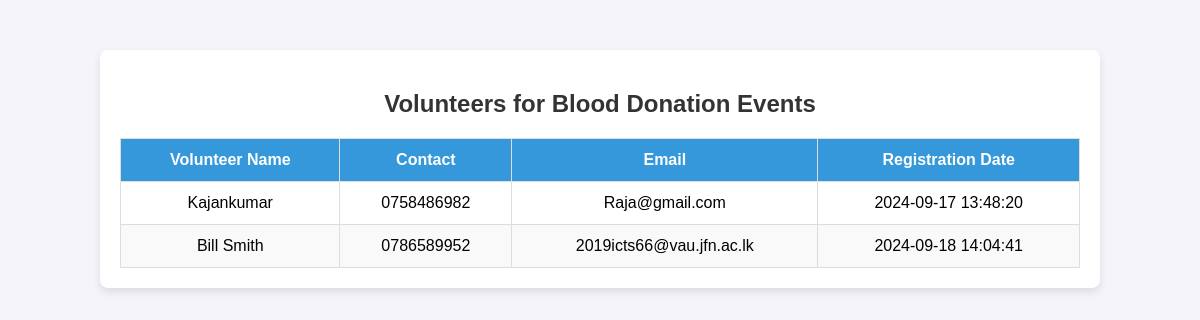
Page /volunteers.php (signed in) on the committed database.
### tables this page shows
CREATE TABLE `event_registrations` (
  `id` int(11) NOT NULL,
  `event_id` int(11) NOT NULL,
  `name` varchar(255) NOT NULL,
  `contact` varchar(20) NOT NULL,
  `email` varchar(255) NOT NULL,
  `volunteer` tinyint(1) NOT NULL,
  `registration_date` timestamp NOT NULL DEFAULT current_timestamp()
);

### volunteers.php (the view, shortened to what this page needs)
<?php
$conn = new mysqli("localhost", "root", "", "blood_donation");
$query = "SELECT name,contact,email,registration_date FROM event_registrations";
$result = $conn->query($query);
?>
<!DOCTYPE html>
<html lang="en">
<head>
    <link rel="stylesheet" href="volunteers.css">
</head>
<body>
    <div class="dashboard-container">
        <h2>Volunteers for Blood Donation Events</h2>
        <table class="dashboard-table">
            <thead>
                <tr>
                    <th>Volunteer Name</th>
                    <th>Contact</th>
                    <th>Email</th>
                    <th>Registration Date</th>
                </tr>
            </thead>
            <tbody>
                <?php while ($row = $result->fetch_assoc()) { ?>
                <tr>
                    <td><?php echo htmlspecialchars($row['name']); ?></td>
                    <td><?php echo htmlspecialchars($row['contact']); ?></td>
                    <td><?php echo htmlspecialchars($row['email']); ?></td>
                    <td><?php echo htmlspecialchars($row['registration_date']); ?></td>
                </tr>
                <?php } ?>
            </tbody>
        </table>
    </div>
</body>
</html>

### volunteers.css (style rules this page uses)
body { font-family: Arial, sans-serif; background-color: #f4f4f9; margin: 0; padding: 0; }
.dashboard-container { width: 80%; margin: 50px auto; background-color: #fff; box-shadow: 0 4px 8px rgba(0, 0, 0, 0.1); padding: 20px; border-radius: 8px; }
h2 { text-align: center; color: #333; font-size: 24px; margin-bottom: 20px; }
.dashboard-table { width: 100%; border-collapse: collapse; margin-top: 20px; }
.dashboard-table th, .dashboard-table td { padding: 12px; border: 1px solid #ddd; text-align: center; }
.dashboard-table thead th { background-color: #3498db; color: white; font-weight: bold; }
.dashboard-table tbody tr:nth-child(even) { background-color: #f9f9f9; }

### rows in the picture
event_registrations: name "Kajankumar", contact "0758486982", email "Raja@gmail.com", registration_date "2024-09-17 13:48:20"
event_registrations: name "Bill Smith", contact "0786589952", email "2019icts66@vau.jfn.ac.lk", registration_date "2024-09-18 14:04:41"
